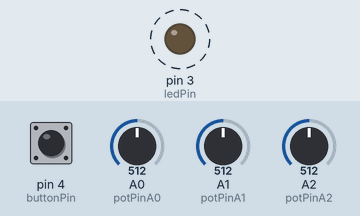
Recording of a sketch running on a simulated Arduino Uno, built with avr-gcc and run on an emulated ATmega328P. Shown: output pins drawn as LEDs (lit = HIGH). Dashed ring = blinking. Inputs (shaded band) come from the test bench; at power-on: pin 4 (buttonPin) HIGH, A0 (potPinA0) = 512, A1 (potPinA1) = 512, A2 (potPinA2) = 512. Pins used as bus, display or sensor lines are not drawn.

Above: at 0.2 s.
Timing chart, 0 to 3.0 s (numbered marks = the images above):
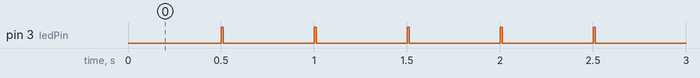

The sketch:

TapTempo-Clock.ino
```cpp
/*
HAGIWO MOD1 Tap Tempo Clock Ver1.0
4-output tap tempo master clock.
Four outputs: 4x fixed output, 1~16x variable output, and two variable 1~/16 division outputs.

--Pin assign---
POT1  A0  F2out  multiple rate
POT2  A1  F3out  division rate
POT3  A2  F4out  division rate
F1    D17   4x clock out
F2    D9    1~16x variable output
F3    D10   1~/16 variable output
F4    D11   1~/16 variable output
BUTTON    tap tempo (push 4times)
LED       1* output
EEPROM    N/A
*/

const byte buttonPin   = 4;    // button input
const byte ledPin      = 3;    // LED output
const byte trigPinA0   = 9;    // trigger for A0 control (frequency division)
const byte trigPinA1   = 10;   // trigger for A1 control (period expansion)
const byte trigPinA2   = 11;   // trigger for A2 control (period expansion)
const byte trigPinMain = 17;   // trigger 4 times in main period
const byte potPinA0    = A0;   // analog input for A0
const byte potPinA1    = A1;   // analog input for A1
const byte potPinA2    = A2;   // analog input for A2

unsigned long pressTimes[4] = {0,0,0,0};
byte pressCount = 0;

unsigned long lastDebounceTime = 0;
const unsigned long debounceDelay = 50;

bool lastButtonState = HIGH;
bool stableButtonState = HIGH;
bool prevStableButtonState = HIGH;

unsigned long clockInterval = 500;  // basic clock period
unsigned long ledOnTime = 10;       // LED ON time
unsigned long lastBlinkTime = 0;    // start time of the basic clock period

// Common settings for trigger output
unsigned long triggerOnTime = 5;    // 5ms trigger pulse

// For A0 (D9)
unsigned int multiplierA0 = 1;
unsigned long triggerIntervalA0 = 500;
unsigned long nextTriggerTimeA0 = 0;
bool triggerStateA0 = false;
unsigned long triggerStartTimeA0 = 0;

// For A1 (D10)
unsigned int multiplierA1 = 1;
unsigned long triggerIntervalA1 = 500;
unsigned long nextTriggerTimeA1 = 0;
bool triggerStateA1 = false;
unsigned long triggerStartTimeA1 = 0;

// For A2 (D11)
unsigned int multiplierA2 = 1;
unsigned long triggerIntervalA2 = 500;
unsigned long nextTriggerTimeA2 = 0;
bool triggerStateA2 = false;
unsigned long triggerStartTimeA2 = 0;

// Trigger 4 times within main period (D17)
unsigned long mainTriggerInterval = 0;
unsigned long nextMainTriggerTime = 0;
byte mainTriggerCount = 0;
bool mainTriggerState = false;
unsigned long mainTriggerStartTime = 0;

void setup() {
  pinMode(buttonPin, INPUT_PULLUP);
  pinMode(ledPin, OUTPUT);
  pinMode(trigPinA0, OUTPUT);
  pinMode(trigPinA1, OUTPUT);
  pinMode(trigPinA2, OUTPUT);
  pinMode(trigPinMain, OUTPUT);

  digitalWrite(ledPin, LOW);
  digitalWrite(trigPinA0, LOW);
  digitalWrite(trigPinA1, LOW);
  digitalWrite(trigPinA2, LOW);
  digitalWrite(trigPinMain, LOW);
}

void loop() {
  unsigned long currentMillis = millis();

  // Button input processing
  bool reading = digitalRead(buttonPin);
  if (reading != lastButtonState) {
    lastDebounceTime = currentMillis;
  }
  if ((currentMillis - lastDebounceTime) > debounceDelay) {
    if (reading != stableButtonState) {
      prevStableButtonState = stableButtonState;
      stableButtonState = reading;
      if (prevStableButtonState == HIGH && stableButtonState == LOW) {
        recordPressTime(currentMillis);
        calculateClockInterval(currentMillis);
        // Serial.println("Button Pressed");
      }
    }
  }
  lastButtonState = reading;

  // A0: get frequency multiplier (division within period)
  int potValA0 = analogRead(potPinA0);
  multiplierA0 = getMultiplierFromPot(potValA0);

  // A1: get period multiplier
  int potValA1 = analogRead(potPinA1);
  multiplierA1 = getMultiplierFromPot(potValA1);

  // A2: get period multiplier
  int potValA2 = analogRead(potPinA2);
  multiplierA2 = getMultiplierFromPot(potValA2);

  // For D9: period division
  triggerIntervalA0 = clockInterval / multiplierA0;
  if (triggerIntervalA0 < 1) triggerIntervalA0 = 1;

  // For D10: period expansion
  triggerIntervalA1 = clockInterval * multiplierA1;

  // For D11: period expansion
  triggerIntervalA2 = clockInterval * multiplierA2;

  // Trigger for 4 times in main period
  mainTriggerInterval = clockInterval / 4;
  // 0~3 times, next start is set when the period is reset

  // LED blinking (basic clock)
  if ((currentMillis - lastBlinkTime) >= clockInterval) {
    lastBlinkTime = currentMillis;
    digitalWrite(ledPin, HIGH);

    // Reset 4 triggers for the main period
    mainTriggerCount = 0;
    nextMainTriggerTime = lastBlinkTime;

    // Update trigger timing for A0
    nextTriggerTimeA0 = lastBlinkTime;

    // When the period changes, resync triggers for A1 and A2
    static unsigned long lastClockInterval = clockInterval;
    if (clockInterval != lastClockInterval) {
      nextTriggerTimeA1 = currentMillis + triggerIntervalA1;
      nextTriggerTimeA2 = currentMillis + triggerIntervalA2;
      lastClockInterval = clockInterval;
    }
  }

  // Turn LED off after 10ms
  if ((digitalRead(ledPin) == HIGH) && ((currentMillis - lastBlinkTime) >= ledOnTime)) {
    digitalWrite(ledPin, LOW);
  }

  // Trigger generation
  handleTrigger(currentMillis, trigPinA0, triggerIntervalA0, nextTriggerTimeA0, triggerStateA0, triggerStartTimeA0);
  handleTriggerPeriodic(currentMillis, trigPinA1, triggerIntervalA1, nextTriggerTimeA1, triggerStateA1, triggerStartTimeA1);
  handleTriggerPeriodic(currentMillis, trigPinA2, triggerIntervalA2, nextTriggerTimeA2, triggerStateA2, triggerStartTimeA2);

  // Generate 4 triggers within main period
  handleMainTriggers(currentMillis);
}

// Generate 4 triggers within the main period
void handleMainTriggers(unsigned long currentMillis) {
  if (mainTriggerCount < 4) {
    // Check if less than 4 times
    if (!mainTriggerState) {
      // Waiting for trigger
      if ((long)(currentMillis - nextMainTriggerTime) >= 0) {
        digitalWrite(trigPinMain, HIGH);
        mainTriggerState = true;
        mainTriggerStartTime = currentMillis;
      }
    } else {
      // Trigger is ON
      if ((currentMillis - mainTriggerStartTime) >= triggerOnTime) {
        digitalWrite(trigPinMain, LOW);
        mainTriggerState = false;
        mainTriggerCount++;
        // Next trigger timing
        if (mainTriggerCount < 4) {
          nextMainTriggerTime += mainTriggerInterval;
        }
      }
    }
  }
}

// Record button press time
void recordPressTime(unsigned long t) {
  for (byte i=0; i<3; i++) {
    pressTimes[i] = pressTimes[i+1];
  }
  pressTimes[3] = t;
  if (pressCount < 4) pressCount++;
}

// Calculate average period
void calculateClockInterval(unsigned long currentMillis) {
  if (pressCount < 4) return;

  unsigned long interval1 = pressTimes[1] - pressTimes[0];
  unsigned long interval2 = pressTimes[2] - pressTimes[1];
  unsigned long interval3 = pressTimes[3] - pressTimes[2];
  unsigned long avgInterval = (interval1 + interval2 + interval3) / 3;

  if (avgInterval < (ledOnTime + 1)) {
    avgInterval = ledOnTime + 10;
  }

  clockInterval = avgInterval;
  lastBlinkTime = currentMillis;

  // Since the period has changed, resync triggers for A1 and A2
  nextTriggerTimeA1 = currentMillis + (clockInterval * multiplierA1);
  nextTriggerTimeA2 = currentMillis + (clockInterval * multiplierA2);
}

// Convert analog value to multiplier
unsigned int getMultiplierFromPot(int potVal) {
  if      (potVal < 170) return 1;
  else if (potVal < 340) return 2;
  else if (potVal < 510) return 3;
  else if (potVal < 680) return 4;
  else if (potVal < 850) return 8;
  else                   return 16;
}

// Trigger control function (for period division: A0)
void handleTrigger(unsigned long currentMillis, byte pin, unsigned long &interval, unsigned long &nextTime,
                   bool &state, unsigned long &startTime) {
  if (!state) {
    if ((long)(currentMillis - nextTime) >= 0) {
      digitalWrite(pin, HIGH);
      state = true;
      startTime = currentMillis;
      nextTime += interval;
    }
  } else {
    if ((currentMillis - startTime) >= triggerOnTime) {
      digitalWrite(pin, LOW);
      state = false;
    }
  }
}

// Trigger control function (for period expansion: A1, A2)
void handleTriggerPeriodic(unsigned long currentMillis, byte pin, unsigned long &interval, unsigned long &nextTime,
                           bool &state, unsigned long &startTime) {
  if (!state) {
    if ((long)(currentMillis - nextTime) >= 0) {
      digitalWrite(pin, HIGH);
      state = true;
      startTime = currentMillis;
      nextTime += interval; // update next trigger time
    }
  } else {
    if ((currentMillis - startTime) >= triggerOnTime) {
      digitalWrite(pin, LOW);
      state = false;
    }
  }
}
```

Measured:
- by itself, pin 3 (ledPin): alternates HIGH for 0.01 s and LOW for 0.49 s
